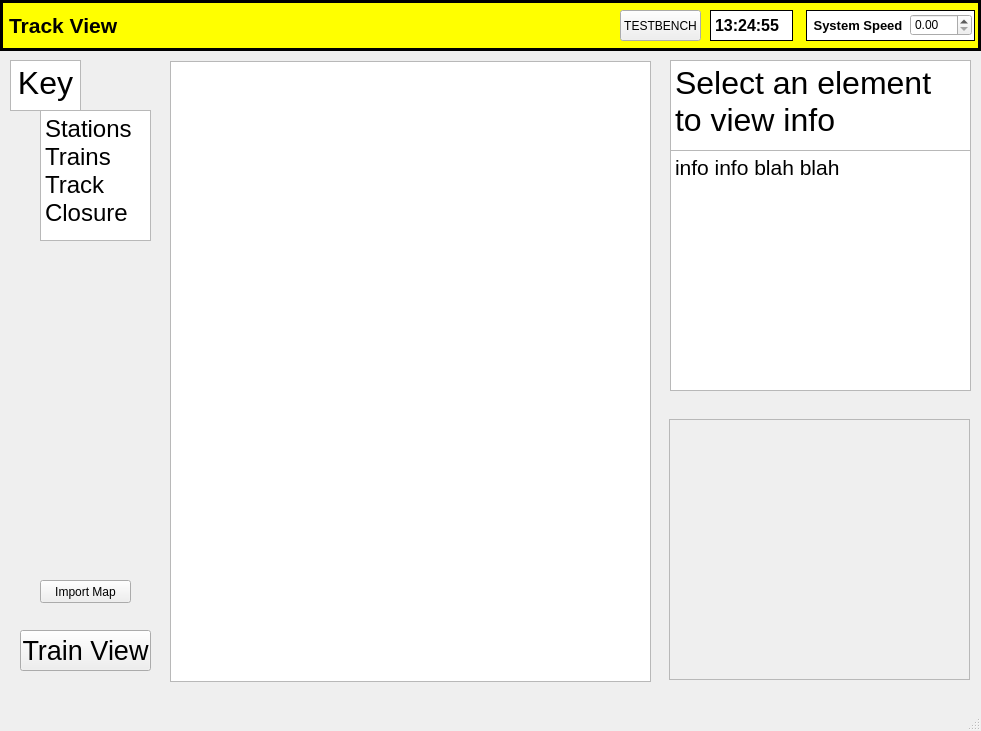
<?xml version="1.0" encoding="UTF-8"?>
<ui version="4.0">
 <class>TrackView</class>
 <widget class="QMainWindow" name="TrackView">
  <property name="geometry">
   <rect>
    <x>0</x>
    <y>0</y>
    <width>981</width>
    <height>731</height>
   </rect>
  </property>
  <property name="windowTitle">
   <string>MainWindow</string>
  </property>
  <widget class="QWidget" name="centralwidget">
   <widget class="QLabel" name="sys_time_label_2">
    <property name="geometry">
     <rect>
      <x>710</x>
      <y>10</y>
      <width>83</width>
      <height>31</height>
     </rect>
    </property>
    <property name="font">
     <font>
      <pointsize>12</pointsize>
      <weight>75</weight>
      <bold>true</bold>
     </font>
    </property>
    <property name="styleSheet">
     <string notr="true">border: 1px solid black;
background-color: rgb(255, 255, 255);</string>
    </property>
    <property name="text">
     <string>13:24:55</string>
    </property>
   </widget>
   <widget class="QLabel" name="title_label_2">
    <property name="geometry">
     <rect>
      <x>0</x>
      <y>0</y>
      <width>981</width>
      <height>51</height>
     </rect>
    </property>
    <property name="font">
     <font>
      <pointsize>16</pointsize>
      <weight>75</weight>
      <bold>true</bold>
     </font>
    </property>
    <property name="autoFillBackground">
     <bool>false</bool>
    </property>
    <property name="styleSheet">
     <string notr="true">background-color: rgb(255, 255, 0);
border: 3px solid black;</string>
    </property>
    <property name="text">
     <string>Track View</string>
    </property>
   </widget>
   <widget class="QDoubleSpinBox" name="system_speed_spnbx_2">
    <property name="geometry">
     <rect>
      <x>910</x>
      <y>14</y>
      <width>62</width>
      <height>22</height>
     </rect>
    </property>
   </widget>
   <widget class="QLabel" name="system_speed_label_2">
    <property name="geometry">
     <rect>
      <x>806</x>
      <y>10</y>
      <width>169</width>
      <height>31</height>
     </rect>
    </property>
    <property name="font">
     <font>
      <pointsize>10</pointsize>
      <weight>75</weight>
      <bold>true</bold>
     </font>
    </property>
    <property name="autoFillBackground">
     <bool>false</bool>
    </property>
    <property name="styleSheet">
     <string notr="true">background-color: rgb(255, 255, 255);
border: 1px solid black;</string>
    </property>
    <property name="text">
     <string> System Speed</string>
    </property>
   </widget>
   <widget class="QPushButton" name="pushButton">
    <property name="geometry">
     <rect>
      <x>20</x>
      <y>630</y>
      <width>131</width>
      <height>41</height>
     </rect>
    </property>
    <property name="font">
     <font>
      <pointsize>20</pointsize>
     </font>
    </property>
    <property name="text">
     <string>Train View</string>
    </property>
   </widget>
   <widget class="QTextEdit" name="textEdit">
    <property name="geometry">
     <rect>
      <x>10</x>
      <y>60</y>
      <width>71</width>
      <height>51</height>
     </rect>
    </property>
    <property name="html">
     <string>&lt;!DOCTYPE HTML PUBLIC &quot;-//W3C//DTD HTML 4.0//EN&quot; &quot;http://www.w3.org/TR/REC-html40/strict.dtd&quot;&gt;
&lt;html&gt;&lt;head&gt;&lt;meta name=&quot;qrichtext&quot; content=&quot;1&quot; /&gt;&lt;style type=&quot;text/css&quot;&gt;
p, li { white-space: pre-wrap; }
&lt;/style&gt;&lt;/head&gt;&lt;body style=&quot; font-family:'MS Shell Dlg 2'; font-size:8.25pt; font-weight:400; font-style:normal;&quot;&gt;
&lt;p align=&quot;center&quot; style=&quot; margin-top:0px; margin-bottom:0px; margin-left:0px; margin-right:0px; -qt-block-indent:0; text-indent:0px;&quot;&gt;&lt;span style=&quot; font-size:24pt;&quot;&gt;Key&lt;/span&gt;&lt;/p&gt;&lt;/body&gt;&lt;/html&gt;</string>
    </property>
   </widget>
   <widget class="QTextEdit" name="textEdit_2">
    <property name="geometry">
     <rect>
      <x>40</x>
      <y>110</y>
      <width>111</width>
      <height>131</height>
     </rect>
    </property>
    <property name="html">
     <string>&lt;!DOCTYPE HTML PUBLIC &quot;-//W3C//DTD HTML 4.0//EN&quot; &quot;http://www.w3.org/TR/REC-html40/strict.dtd&quot;&gt;
&lt;html&gt;&lt;head&gt;&lt;meta name=&quot;qrichtext&quot; content=&quot;1&quot; /&gt;&lt;style type=&quot;text/css&quot;&gt;
p, li { white-space: pre-wrap; }
&lt;/style&gt;&lt;/head&gt;&lt;body style=&quot; font-family:'MS Shell Dlg 2'; font-size:8.25pt; font-weight:400; font-style:normal;&quot;&gt;
&lt;p style=&quot; margin-top:0px; margin-bottom:0px; margin-left:0px; margin-right:0px; -qt-block-indent:0; text-indent:0px;&quot;&gt;&lt;span style=&quot; font-size:18pt;&quot;&gt;Stations&lt;/span&gt;&lt;/p&gt;
&lt;p style=&quot; margin-top:0px; margin-bottom:0px; margin-left:0px; margin-right:0px; -qt-block-indent:0; text-indent:0px;&quot;&gt;&lt;span style=&quot; font-size:18pt;&quot;&gt;Trains&lt;/span&gt;&lt;/p&gt;
&lt;p style=&quot; margin-top:0px; margin-bottom:0px; margin-left:0px; margin-right:0px; -qt-block-indent:0; text-indent:0px;&quot;&gt;&lt;span style=&quot; font-size:18pt;&quot;&gt;Track&lt;/span&gt;&lt;/p&gt;
&lt;p style=&quot; margin-top:0px; margin-bottom:0px; margin-left:0px; margin-right:0px; -qt-block-indent:0; text-indent:0px;&quot;&gt;&lt;span style=&quot; font-size:18pt;&quot;&gt;Closure&lt;/span&gt;&lt;/p&gt;&lt;/body&gt;&lt;/html&gt;</string>
    </property>
   </widget>
   <widget class="QPushButton" name="pushButton_2">
    <property name="geometry">
     <rect>
      <x>620</x>
      <y>10</y>
      <width>81</width>
      <height>31</height>
     </rect>
    </property>
    <property name="text">
     <string>TESTBENCH</string>
    </property>
   </widget>
   <widget class="QTextEdit" name="textEdit_3">
    <property name="geometry">
     <rect>
      <x>670</x>
      <y>60</y>
      <width>301</width>
      <height>91</height>
     </rect>
    </property>
    <property name="html">
     <string>&lt;!DOCTYPE HTML PUBLIC &quot;-//W3C//DTD HTML 4.0//EN&quot; &quot;http://www.w3.org/TR/REC-html40/strict.dtd&quot;&gt;
&lt;html&gt;&lt;head&gt;&lt;meta name=&quot;qrichtext&quot; content=&quot;1&quot; /&gt;&lt;style type=&quot;text/css&quot;&gt;
p, li { white-space: pre-wrap; }
&lt;/style&gt;&lt;/head&gt;&lt;body style=&quot; font-family:'MS Shell Dlg 2'; font-size:8.25pt; font-weight:400; font-style:normal;&quot;&gt;
&lt;p style=&quot; margin-top:0px; margin-bottom:0px; margin-left:0px; margin-right:0px; -qt-block-indent:0; text-indent:0px;&quot;&gt;&lt;span style=&quot; font-size:24pt;&quot;&gt;Select an element to view info&lt;/span&gt;&lt;/p&gt;&lt;/body&gt;&lt;/html&gt;</string>
    </property>
   </widget>
   <widget class="QTextEdit" name="textEdit_4">
    <property name="geometry">
     <rect>
      <x>670</x>
      <y>150</y>
      <width>301</width>
      <height>241</height>
     </rect>
    </property>
    <property name="html">
     <string>&lt;!DOCTYPE HTML PUBLIC &quot;-//W3C//DTD HTML 4.0//EN&quot; &quot;http://www.w3.org/TR/REC-html40/strict.dtd&quot;&gt;
&lt;html&gt;&lt;head&gt;&lt;meta name=&quot;qrichtext&quot; content=&quot;1&quot; /&gt;&lt;style type=&quot;text/css&quot;&gt;
p, li { white-space: pre-wrap; }
&lt;/style&gt;&lt;/head&gt;&lt;body style=&quot; font-family:'MS Shell Dlg 2'; font-size:8.25pt; font-weight:400; font-style:normal;&quot;&gt;
&lt;p style=&quot; margin-top:0px; margin-bottom:0px; margin-left:0px; margin-right:0px; -qt-block-indent:0; text-indent:0px;&quot;&gt;&lt;span style=&quot; font-size:16pt;&quot;&gt;info info blah blah&lt;/span&gt;&lt;/p&gt;&lt;/body&gt;&lt;/html&gt;</string>
    </property>
   </widget>
   <widget class="QScrollArea" name="occupiedBlocks">
    <property name="geometry">
     <rect>
      <x>669</x>
      <y>419</y>
      <width>301</width>
      <height>261</height>
     </rect>
    </property>
    <property name="widgetResizable">
     <bool>true</bool>
    </property>
    <widget class="QWidget" name="scrollAreaWidgetContents">
     <property name="geometry">
      <rect>
       <x>0</x>
       <y>0</y>
       <width>299</width>
       <height>259</height>
      </rect>
     </property>
    </widget>
   </widget>
   <widget class="QPushButton" name="pushButton_3">
    <property name="geometry">
     <rect>
      <x>40</x>
      <y>580</y>
      <width>91</width>
      <height>23</height>
     </rect>
    </property>
    <property name="text">
     <string>Import Map</string>
    </property>
   </widget>
   <widget class="QGraphicsView" name="graphicsView">
    <property name="geometry">
     <rect>
      <x>170</x>
      <y>61</y>
      <width>481</width>
      <height>621</height>
     </rect>
    </property>
   </widget>
   <widget class="QLabel" name="label">
    <property name="geometry">
     <rect>
      <x>10</x>
      <y>110</y>
      <width>31</width>
      <height>31</height>
     </rect>
    </property>
    <property name="text">
     <string>&lt;html&gt;&lt;head/&gt;&lt;body&gt;&lt;p&gt;&lt;img src=&quot;:/KeyIcons/CTC_resources/station_small.png&quot;/&gt;&lt;/p&gt;&lt;/body&gt;&lt;/html&gt;</string>
    </property>
   </widget>
   <widget class="QLabel" name="label_2">
    <property name="geometry">
     <rect>
      <x>10</x>
      <y>140</y>
      <width>31</width>
      <height>31</height>
     </rect>
    </property>
    <property name="text">
     <string>&lt;html&gt;&lt;head/&gt;&lt;body&gt;&lt;p&gt;&lt;img src=&quot;:/KeyIcons/CTC_resources/train_small.png&quot;/&gt;&lt;/p&gt;&lt;/body&gt;&lt;/html&gt;</string>
    </property>
   </widget>
   <widget class="QLabel" name="label_3">
    <property name="geometry">
     <rect>
      <x>10</x>
      <y>170</y>
      <width>31</width>
      <height>31</height>
     </rect>
    </property>
    <property name="text">
     <string>&lt;html&gt;&lt;head/&gt;&lt;body&gt;&lt;p&gt;&lt;img src=&quot;:/KeyIcons/CTC_resources/track_line.png&quot;/&gt;&lt;/p&gt;&lt;/body&gt;&lt;/html&gt;</string>
    </property>
   </widget>
   <widget class="QLabel" name="label_4">
    <property name="geometry">
     <rect>
      <x>10</x>
      <y>200</y>
      <width>31</width>
      <height>31</height>
     </rect>
    </property>
    <property name="text">
     <string>&lt;html&gt;&lt;head/&gt;&lt;body&gt;&lt;p&gt;&lt;img src=&quot;:/KeyIcons/CTC_resources/closed_small.png&quot;/&gt;&lt;/p&gt;&lt;/body&gt;&lt;/html&gt;</string>
    </property>
   </widget>
   <zorder>title_label_2</zorder>
   <zorder>system_speed_label_2</zorder>
   <zorder>sys_time_label_2</zorder>
   <zorder>system_speed_spnbx_2</zorder>
   <zorder>pushButton</zorder>
   <zorder>textEdit</zorder>
   <zorder>textEdit_2</zorder>
   <zorder>pushButton_2</zorder>
   <zorder>textEdit_3</zorder>
   <zorder>textEdit_4</zorder>
   <zorder>occupiedBlocks</zorder>
   <zorder>pushButton_3</zorder>
   <zorder>graphicsView</zorder>
   <zorder>label</zorder>
   <zorder>label_2</zorder>
   <zorder>label_3</zorder>
   <zorder>label_4</zorder>
  </widget>
  <widget class="QMenuBar" name="menubar">
   <property name="geometry">
    <rect>
     <x>0</x>
     <y>0</y>
     <width>981</width>
     <height>21</height>
    </rect>
   </property>
  </widget>
  <widget class="QStatusBar" name="statusbar"/>
 </widget>
 <resources>
  <include location="CTC_track_resource_file.qrc"/>
 </resources>
 <connections/>
</ui>
